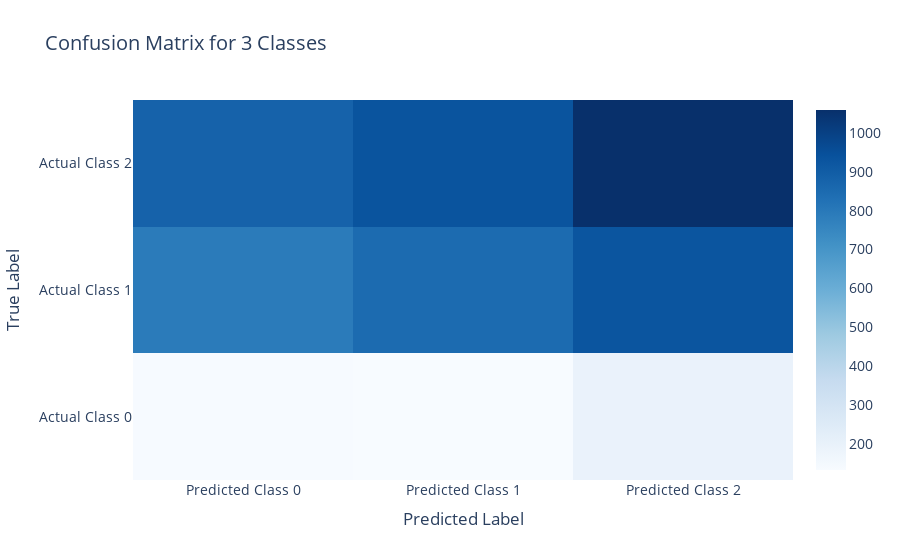

The code cell stored with this chart in its notebook:
### Code cell
import plotly.graph_objects as go

class_names = ['Class 0', 'Class 1', 'Class 2']

fig = go.Figure(data=go.Heatmap(
        z=conf_matrix,
        x=[f'Predicted {label}' for label in class_names],  # predicted labels
        y=[f'Actual {label}' for label in class_names],  # actual labels
        hoverongaps=False,
        colorscale='Blues'  # Customize colorscale as needed
    ))

# Update layout for better readability
fig.update_layout(
    title='Confusion Matrix for 3 Classes',
    xaxis_title='Predicted Label',
    yaxis_title='True Label',
    font=dict(size=14)
)

# Show the plot
fig.show()

### Figure 1 — Plotly figure (JSON) as saved in the notebook; plotly's stock layout.template omitted (floating-point values rounded to 4 significant figures)
{"data": [{"colorscale": [[0, "rgb(247,251,255)"], [0.125, "rgb(222,235,247)"], [0.25, "rgb(198,219,239)"], [0.375, "rgb(158,202,225)"], [0.5, "rgb(107,174,214)"], [0.625, "rgb(66,146,198)"], [0.75, "rgb(33,113,181)"], [0.875, "rgb(8,81,156)"], [1, "rgb(8,48,107)"]], "hoverongaps": false, "type": "heatmap", "x": ["Predicted Class 0", "Predicted Class 1", "Predicted Class 2"], "y": ["Actual Class 0", "Actual Class 1", "Actual Class 2"], "z": [[139, 133, 195], [793, 849, 929], [880, 932, 1059]]}], "layout": {"font": {"size": 14}, "title": {"text": "Confusion Matrix for 3 Classes"}, "xaxis": {"title": {"text": "Predicted Label"}}, "yaxis": {"title": {"text": "True Label"}}}}
